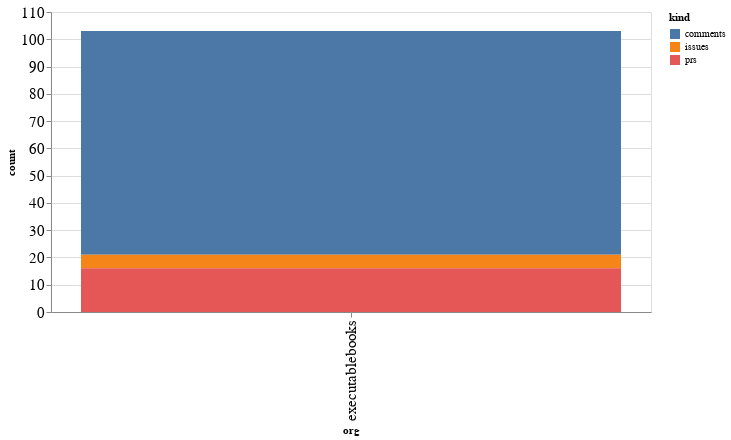

Source (notebook cell):
### Code cell
alt.Chart(org_summaries, width=600).mark_bar().encode(
    x='org',
    y='count',
    color='kind',
    tooltip="org"
)

### Figure 1 — Vega-Lite specification as saved in the notebook (floating-point values rounded to 4 significant figures)
{"config": {"axisLeft": {"labelFontSize": 15}, "axisBottom": {"labelFontSize": 15}}, "data": {"name": "data-da7c03e1f60abf6dbfa64d99988dab45"}, "mark": "bar", "encoding": {"color": {"type": "nominal", "field": "kind"}, "tooltip": {"type": "nominal", "field": "org"}, "x": {"type": "nominal", "field": "org"}, "y": {"type": "quantitative", "field": "count"}}, "width": 600, "$schema": "https://vega.github.io/schema/vega-lite/v4.8.1.json", "datasets": {"data-da7c03e1f60abf6dbfa64d99988dab45": [{"org": "executablebooks", "kind": "comments", "count": 82}, {"org": "executablebooks", "kind": "issues", "count": 5}, {"org": "executablebooks", "kind": "prs", "count": 16}]}}
